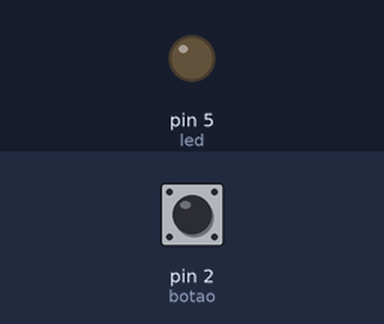
A sketch run on a simulated Arduino Uno, built with avr-gcc and run on an emulated ATmega328P. Parts: output pins drawn as LEDs (lit = HIGH). The inputs (shaded band) are chosen by the test bench; at power-on: pin 2 (botao) HIGH.

Above: at 1.2 s.
1.3 s: pin 2 (botao) pulled LOW for 0.15 s
At 2.1 s:
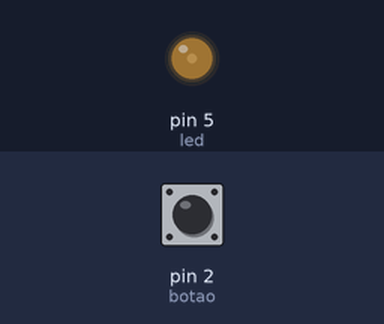
2.9 s: pin 2 (botao) pulled LOW for 1 s
At 3.4 s:
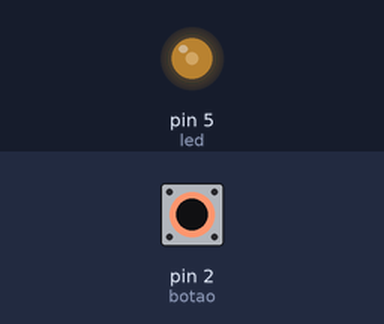
5.4 s: pin 2 (botao) pulled LOW for 0.15 s
At 6.5 s:
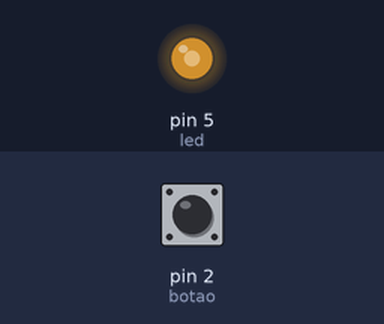
7.0 s: pin 2 (botao) pulled LOW for 3.2 s
At 7.7 s:
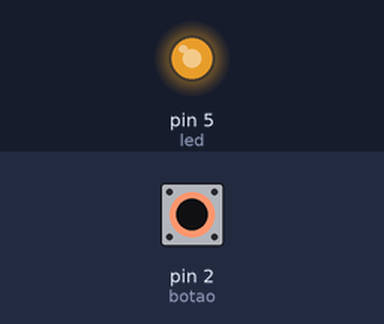
Timing chart, 0 to 10.0 s (numbered marks = the images above; inputs shaded):
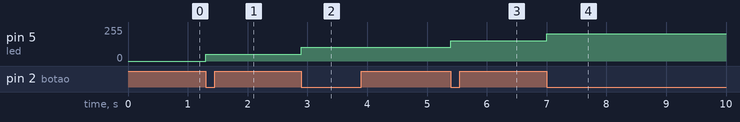

Measured:
- after the input at 1.3 s, pin 5 (led): 0/255 → 51/255 at once
- after the input at 2.9 s, pin 5 (led): 51/255 → 102/255 at once
- after the input at 5.4 s, pin 5 (led): 102/255 → 153/255 at once
- after the input at 7.0 s, pin 5 (led): 153/255 → 204/255 at once

The sketch:

cntrllzcicl.ino
```cpp
const int botao = 2;
const int led = 5;

int nivel = 0;
bool estadoAnterior = HIGH;

void setup() {
  pinMode(botao, INPUT_PULLUP);
  pinMode(led, OUTPUT);
}

void loop() {
  bool estadoAtual = digitalRead(botao);

  if (estadoAnterior == HIGH && estadoAtual == LOW) {
    nivel += 51; // 0, 51, 102, 153, 204, 255
    if (nivel > 255) nivel = 0;
    analogWrite(led, nivel);
  }

  estadoAnterior = estadoAtual;
}
```
